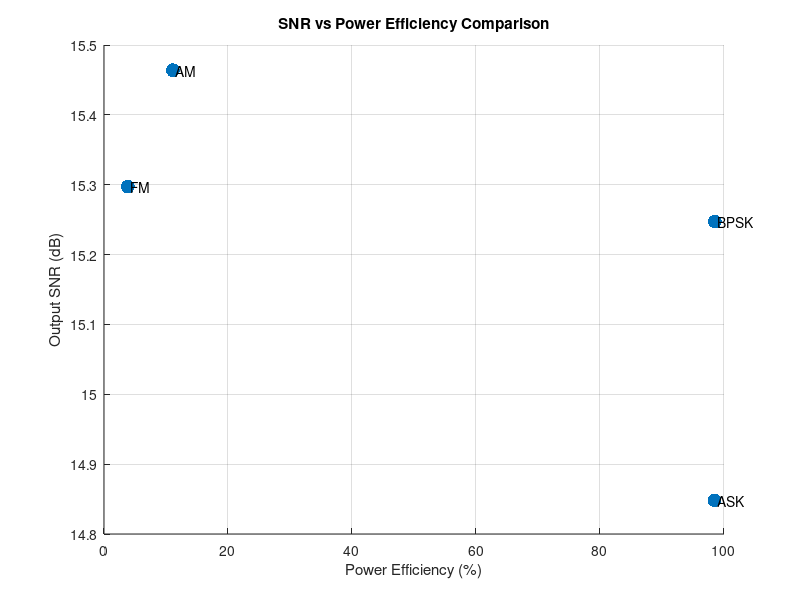
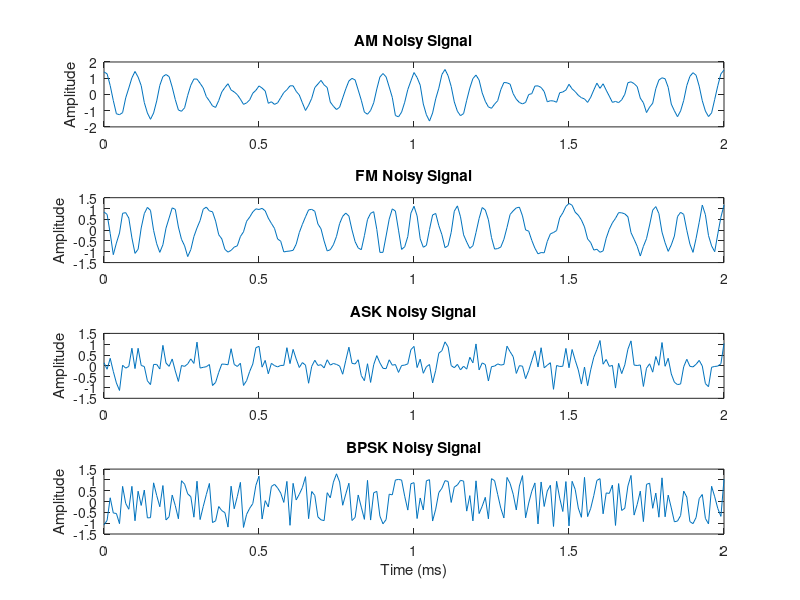

Recreate these plots in MATLAB, in order.
clc; clear; close all;

fs = 1e5;
t = 0:1/fs:2e-3;
fm = 1e3;
fc = 10e3;
Ac = 1;
Am = 1;

m_t = Am*cos(2*pi*fm*t);

mu = 0.5;
s_am = Ac*(1 + mu*m_t).*cos(2*pi*fc*t);

df = 5e3;
beta = df/fm;
s_fm = Ac*cos(2*pi*fc*t + beta*sin(2*pi*fm*t));

Rb = 1e3;
bits = randi([0 1], 1, length(t));
s_ask = Ac*(bits).*cos(2*pi*fc*t);

bipolar = 2*bits - 1;
s_bpsk = Ac*bipolar.*cos(2*pi*fc*t);

SNR_dB = 15;
SNR_lin = 10^(SNR_dB/10);
noise_am = sqrt(var(s_am)/SNR_lin)*randn(size(s_am));
noise_fm = sqrt(var(s_fm)/SNR_lin)*randn(size(s_fm));
noise_ask = sqrt(var(s_ask)/SNR_lin)*randn(size(s_ask));
noise_bpsk = sqrt(var(s_bpsk)/SNR_lin)*randn(size(s_bpsk));

s_am_noisy = s_am + noise_am;
s_fm_noisy = s_fm + noise_fm;
s_ask_noisy = s_ask + noise_ask;
s_bpsk_noisy = s_bpsk + noise_bpsk;

N = length(t);
f = (-N/2:N/2-1)*(fs/N);
fft_am = abs(fftshift(fft(s_am_noisy)))/N;
fft_fm = abs(fftshift(fft(s_fm_noisy)))/N;
fft_ask = abs(fftshift(fft(s_ask_noisy)))/N;
fft_bpsk = abs(fftshift(fft(s_bpsk_noisy)))/N;

bw = @(s_fft,freqs) ...
     (freqs(find(cumsum(s_fft.^2)/sum(s_fft.^2)>0.005,1)) - ...
      freqs(find(cumsum(s_fft.^2)/sum(s_fft.^2)>0.995,1)));

BW_AM = abs(bw(fft_am,f));
BW_FM = abs(bw(fft_fm,f));
BW_ASK = abs(bw(fft_ask,f));
BW_BPSK = abs(bw(fft_bpsk,f));

calcSNR = @(sig,noisy) 10*log10(var(sig)/var(noisy-sig));

SNRout_AM = calcSNR(s_am,s_am_noisy);
SNRout_FM = calcSNR(s_fm,s_fm_noisy);
SNRout_ASK = calcSNR(s_ask,s_ask_noisy);
SNRout_BPSK = calcSNR(s_bpsk,s_bpsk_noisy);

eta_AM = (mu^2)/(2+mu^2);
eta_FM = 1/(1+beta^2);
eta_ASK = mean(bits.^2)/(mean(bits.^2)+var(noise_ask));
eta_BPSK = mean(bipolar.^2)/(mean(bipolar.^2)+var(noise_bpsk));

fprintf('\n--- COMPARATIVE RESULTS ---\n');
fprintf('Scheme\tBW(Hz)\tSNRout(dB)\tEfficiency\n');
fprintf('AM\t%.0f\t%.2f\t\t%.2f\n', BW_AM, SNRout_AM, eta_AM);
fprintf('FM\t%.0f\t%.2f\t\t%.2f\n', BW_FM, SNRout_FM, eta_FM);
fprintf('ASK\t%.0f\t%.2f\t\t%.2f\n', BW_ASK, SNRout_ASK, eta_ASK);
fprintf('BPSK\t%.0f\t%.2f\t\t%.2f\n', BW_BPSK, SNRout_BPSK, eta_BPSK);

schemes = {'AM','FM','ASK','BPSK'};
SNR_vals = [SNRout_AM SNRout_FM SNRout_ASK SNRout_BPSK];
Eff_vals = [eta_AM eta_FM eta_ASK eta_BPSK];

figure;
scatter(Eff_vals*100, SNR_vals, 100, 'filled');
text(Eff_vals*100+0.5, SNR_vals, schemes);
grid on;
xlabel('Power Efficiency (%)');
ylabel('Output SNR (dB)');
title('SNR vs Power Efficiency Comparison');

figure;
subplot(4,1,1); plot(t*1000, s_am_noisy); title('AM Noisy Signal'); ylabel('Amplitude');
subplot(4,1,2); plot(t*1000, s_fm_noisy); title('FM Noisy Signal'); ylabel('Amplitude');
subplot(4,1,3); plot(t*1000, s_ask_noisy); title('ASK Noisy Signal'); ylabel('Amplitude');
subplot(4,1,4); plot(t*1000, s_bpsk_noisy); title('BPSK Noisy Signal'); ylabel('Amplitude');
xlabel('Time (ms)');
